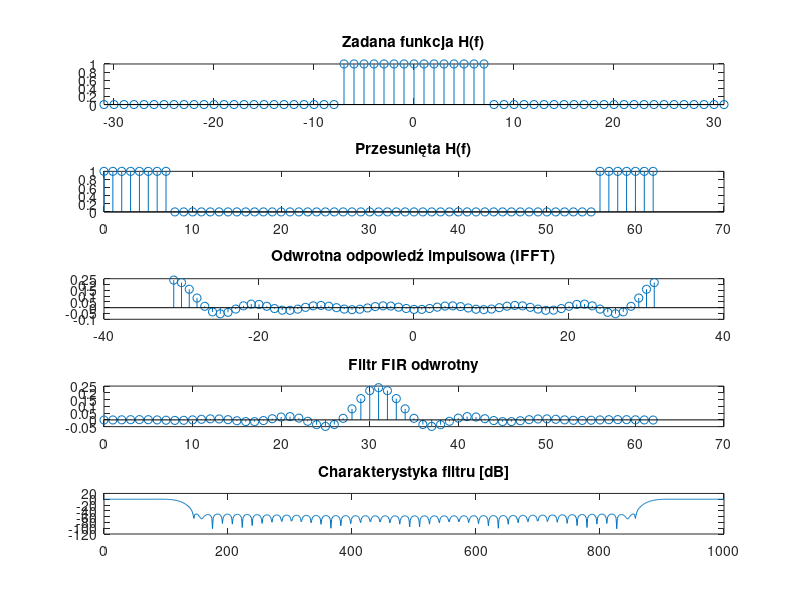
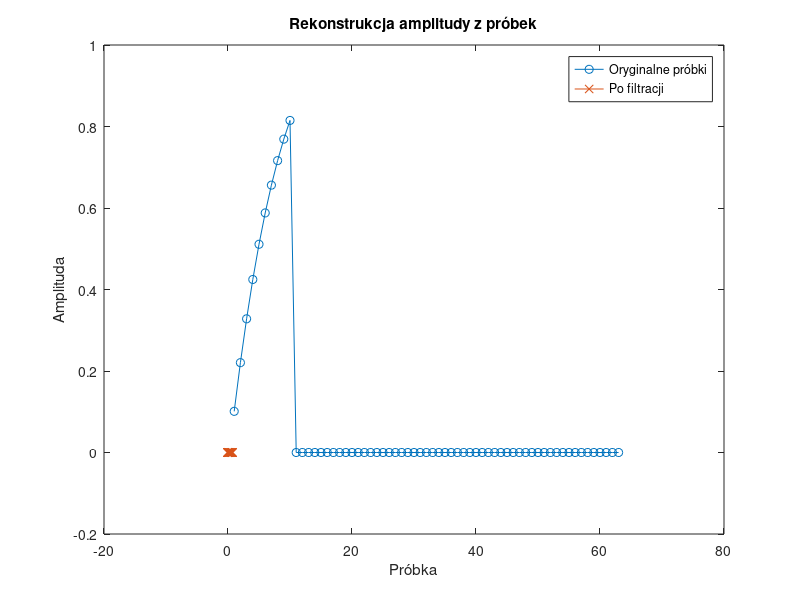

These charts were generated, in order, by the following MATLAB code:
clear; clc; close all;

%% Parametry impulsu i próbkowania
tau = 1e-6;              % stała czasowa [s]
Fs = 20e6;               % częstość próbkowania [Hz]
Ts = 1/Fs;
tMax = 10*tau;
t = 0:Ts:tMax;
Nimp = length(t);

%% Generacja impulsu H(t) (kształtowanie)
H_t = (t./tau.^2).*exp(-t/tau);   % odpowiedź systemu
H_t = H_t / max(H_t);             % normalizacja do max = 1 (czyli szukana amplituda)

%% Próbkowanie impulsu z losowym przesunięciem fazy
delay = rand()*Ts;                % losowe przesunięcie
t_sampled = delay:Ts:(tMax+delay);
H_sampled = (t_sampled./tau.^2).*exp(-t_sampled/tau);
H_sampled = H_sampled / max(H_sampled);

% Zakładamy że mamy tylko kilka próbek z impulsu
sampledSegment = H_sampled(1:10);

%% Projektowanie filtru FIR odwrotnego do H(f)
Nf = 2*31+1;
K = 2*7+1;
window = hamming(Nf)';

% Tworzymy H(f) jako prostokąt (to uproszczenie dla przykładu)
zerosBefore = floor((Nf-K)/2);
zerosAfter  = ceil((Nf-K)/2);
requestedH = [zeros(1,zerosBefore), ones(1,K), zeros(1,zerosAfter)];

% Symetryczne indeksy
indexesSym = -ceil(Nf/2)+1 : floor(Nf/2);

figure;
subplot(5,1,1); stem(indexesSym, requestedH); title('Zadana funkcja H(f)'); xlim([indexesSym(1), indexesSym(end)]);

% Shift do zakresu (0, fs)
shiftedH = ifftshift(requestedH);
subplot(5,1,2); stem(0:Nf-1, shiftedH); title('Przesunięta H(f)');

% IFFT -> impuls odwrotny
timeResponse = ifft(shiftedH);
FIRcoefs = fftshift(timeResponse); % współczynniki filtru
FIRcoefs = FIRcoefs .* window;     % okno Hamminga
subplot(5,1,3); stem(indexesSym, timeResponse); title('Odwrotna odpowiedź impulsowa (IFFT)');
subplot(5,1,4); stem(0:Nf-1, FIRcoefs); title('Filtr FIR odwrotny');

% Sprawdzenie przenoszenia
realH = fft(FIRcoefs, 1000);
subplot(5,1,5); plot(20*log10(abs(realH))); title('Charakterystyka filtru [dB]');

%% Filtracja próbek (rekonstrukcja amplitudy)
% Dopełniamy próbkowany impuls zerami do długości filtru
x = [sampledSegment, zeros(1, Nf-length(sampledSegment))];
y = conv(x, FIRcoefs, 'same'); % filtracja
amp_rec = max(y);              % rekonstrukcja amplitudy

%% Porównanie
fprintf('Prawdziwa amplituda: %.4f\n', 1.0);
fprintf('Zrekonstruowana amplituda: %.4f\n', amp_rec);

% Wykres porównawczy
figure;
plot(x, '-o'); hold on;
plot(y, '-x');
legend('Oryginalne próbki','Po filtracji');
title('Rekonstrukcja amplitudy z próbek');
xlabel('Próbka'); ylabel('Amplituda');
